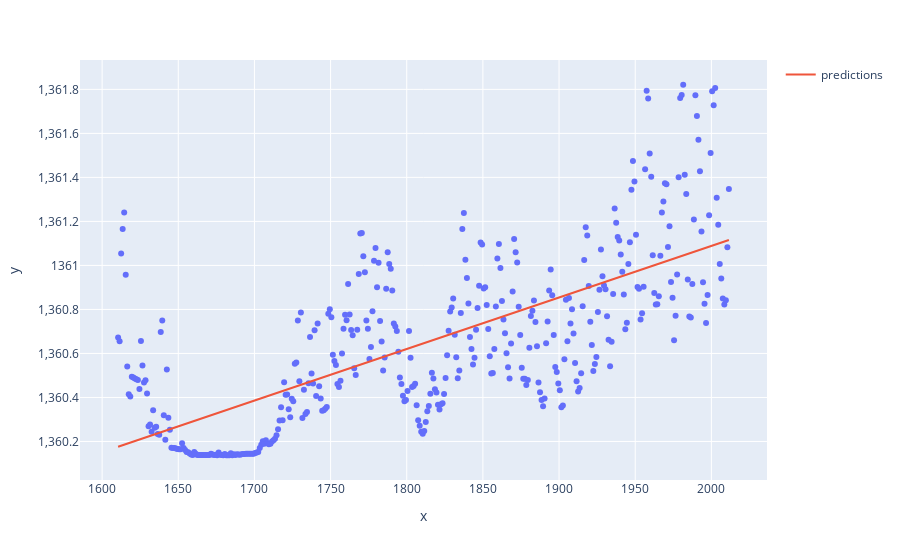

Notebook code for this chart:
### Code cell
import plotly.graph_objects as go

fig.add_traces(go.Scatter(x=df["x"], y=preds, mode="lines", name="predictions"))

### Figure 1 — Plotly figure (JSON) as saved in the notebook; plotly's stock layout.template omitted (floating-point values rounded to 4 significant figures; data arrays with more than 128 entries replaced by an {"elided": "..."} marker saying what was removed)
{"data": [{"hovertemplate": "x=%{x}<br>y=%{y}<extra></extra>", "legendgroup": "", "marker": {"color": "#636efa", "symbol": "circle"}, "mode": "markers", "name": "", "orientation": "v", "showlegend": false, "type": "scatter", "x": {"elided": "402 float values"}, "xaxis": "x", "y": {"elided": "402 float values"}, "yaxis": "y"}, {"mode": "lines", "name": "predictions", "type": "scatter", "x": {"elided": "402 float values"}, "y": {"elided": "402 float values"}}], "layout": {"legend": {"tracegroupgap": 0}, "margin": {"t": 60}, "xaxis": {"anchor": "y", "domain": [0, 1], "title": {"text": "x"}}, "yaxis": {"anchor": "x", "domain": [0, 1], "title": {"text": "y"}}}}
